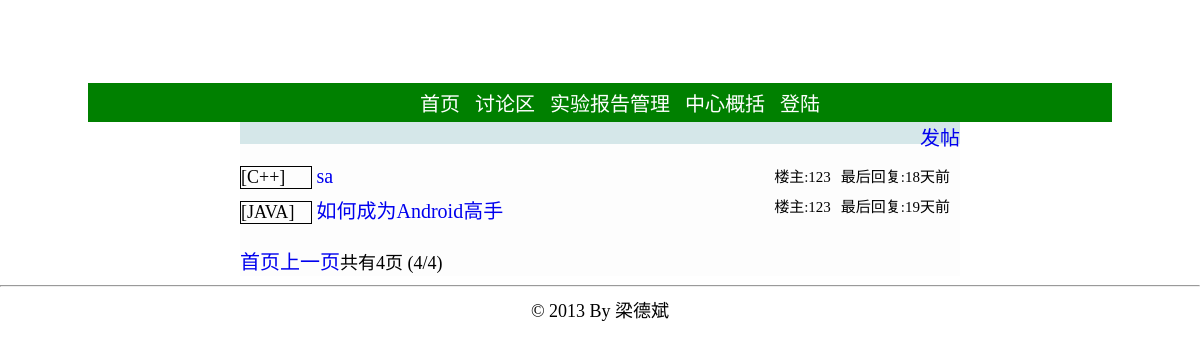
The page /bbs.php?page=4 on the database its author committed.
### tables this page shows
CREATE TABLE `topic` (
  `post_id` int(11) NOT NULL AUTO_INCREMENT,
  `sort` varchar(4) DEFAULT NULL,
  `title` varchar(80) NOT NULL,
  `author` varchar(12) DEFAULT NULL,
  `body` varchar(1000) NOT NULL,
  `post_time` datetime DEFAULT NULL,
  `last_floor` int(11) DEFAULT NULL,
  `last_reply_time` datetime DEFAULT NULL,
  `visible` tinyint(4) DEFAULT NULL,
  `enable_post` tinyint(4) DEFAULT NULL,
  `top` tinyint(4) DEFAULT NULL,
  PRIMARY KEY (`post_id`)
);

CREATE TABLE `sort` (
  `id` int(11) NOT NULL AUTO_INCREMENT,
  `name` varchar(10) DEFAULT NULL,
  PRIMARY KEY (`id`)
);

### bbs.php (the view, shortened to what this page needs)
<!DOCTYPE html PUBLIC "-//W3C//DTD XHTML 1.0 Transitional//EN" "http://www.w3.org/TR/xhtml1/DTD/xhtml1-transitional.dtd">
<html>
<head>
<link rel="stylesheet" type="text/css" href="./static/css/global.css"></link>
</head>
<?php
include './config.php';
$now = date ( "Y-m-d G:i:s" );
?>
<div style="background-image:url(./static/image/topback.jpg);width:1024px;height:80px;margin-left: auto; margin-right: auto;"></div>
<div class="sep3"></div>
<div class="nav">
	<ul class="nav_mid" >
		<li><a href="./index.php" class="font_white">首页</a></li>
		<li><a href="./bbs.php" class="font_white">讨论区</a></li>
		<li><a href="./report.php" class="font_white">实验报告管理</a></li>
			<li><a href="./about_center.php" class="font_white">中心概括</a></li>
			<?php
			if (! isset ( $_SESSION ['user'] ) || NULL == $_SESSION ['user']) {
				echo "<li><a href='./login.php' class='font_white'>登陆</a></li>";
			} else {
				echo "<li><a href='./login.php?action=logout' class='font_white'>退出</a></li>";
			}
			?>
		</ul>
</div>
<div id='topMain'>
<?php
if (isset ( $_REQUEST ['topic'] )) {
	echo "<span style='height:30px;'>";
	echo "<a href=./bbs.php style=''>首页</a>";
	echo "</span>";
	$post_id = $_REQUEST ['topic'];
	$queryStr = sprintf ( "select  *  from topic,sort where post_id='%s' and topic.sort=sort.id", $post_id );
	$result = mysql_query ( $queryStr, $conn ) or die ( "查询失败:" . mysql_error () );
	if ($rel = mysql_fetch_array ( $result )) {
		echo "<span>>{$rel['name']}</span><br />";
		echo "<span class=post_title>{$rel['title']}</span>";
		echo "<br /><span style='font-size:16px;'>By {$rel['author']}</span>";
		echo "<span style='margin-left:50px;'>发表时间:{$rel['post_time']}<span>";
		echo '<hr />';
		echo '<div class=sep10></div>';
		echo '<pre style="width:720px;">';
		echo htmlspecialchars(stripslashes($rel ['body']));
		echo '</pre>';
		echo '<hr />';
		$page_size = 10;
		$reply_page = isset ( $_REQUEST ['reply_page'] )?intval($_REQUEST ['reply_page']):1;
		$queryStr = sprintf ( "select  count(reply_id)  from reply where post_id='%s'", $post_id );
		$result2 = mysql_query ( $queryStr, $conn ) or die ( "查询失败:" . mysql_error () );
		$rel2 = mysql_fetch_array ( $result2 );
		$numrows = $rel2 [0];
		$reply_pages = intval ( $numrows / $page_size );
		if ($numrows % $page_size) {
			$reply_pages ++;
		}
		$prev = $reply_page - 1;
		$next = $reply_page + 1;
		$offset = $page_size * ($reply_page - 1);
		$queryStr = sprintf ( "select  *  from reply where post_id='%s'  order by floor asc limit %s,%s", $post_id, $offset, $page_size );
		$result3 = mysql_query ( $queryStr, $conn ) or die ( "查询失败:" . mysql_error () );
		if ($rel3 = mysql_fetch_array ( $result3 )) {
			do {
				echo '<div class=bg_color></div>';
				echo "<div class=author>";
				echo "<span >By {$rel3['author']}&nbsp&nbsp&nbsp&nbsp</span>";
				echo "<span >发表时间:{$rel3['reply_time']}&nbsp&nbsp&nbsp&nbsp<span>";
				echo "<span style='float:right;'>{$rel3['floor']}楼<span>";
				echo "</div>";
				echo "<pre>";
				echo htmlspecialchars(stripslashes($rel3['body']));
				echo "</pre>";
			} while ( $rel3 = mysql_fetch_array ( $result3 ) );
			echo '<br />';
			if ($reply_page > 1) {
				echo "<a href=./bbs.php?topic={$post_id}&reply_page=1>首页</a>";
				echo "<a href=./bbs.php?topic={$post_id}&reply_page={$prev}>上一页</a>";
			}
			if ($reply_page < $reply_pages) {
				echo "<a href=./bbs.php?topic={$post_id}&reply_page={$next}>下一页</a>";
				echo "<a href=./bbs.php?topic={$post_id}&reply_page={$reply_pages}>尾页</a>";
			}
			echo "共有{$reply_pages}页 ({$reply_page}/{$reply_pages})";
		} else {
		}
		echo '<div class=bg_color></div>';
		echo '<br />回复楼主<br />';
		echo "<form method='get' action='./bbs/post_deal.php'>";
		echo "<textarea name=reply_body cols=87 rows=5 style='width:720;height:80;'></textarea>";
		echo '<br />';
		echo "<input type=hidden name=action value=reply_post></input>";
		echo "<input type=hidden name=post_id value={$post_id}></input>";
		echo "<input class=button type=submit value=回帖></input>";
		echo '</form>';
	}
	else {
		echo '<br /><br />帖子不存在';
	}
}
else {
	echo "<span style='float:right;'><a href=./bbs/post.php?action=new_post>发帖</a></span>";
	echo "<div class=bg_color></div>";
	$page_size = 15;
	$page = isset ( $_REQUEST ['page'] )?intval($_REQUEST ['page']):1;
	$queryStr = sprintf ( "select  count(post_id)  from topic" );
	$result = mysql_query ( $queryStr, $conn ) or die ( "查询失败:" . mysql_error () );
	$rel = mysql_fetch_array ( $result );
	$numrows = $rel [0];
	$pages = intval ( $numrows / $page_size );
	if ($numrows % $page_size) {
		$pages ++;
	}
	$prev = $page - 1;
	$offset = $page_size * ($page - 1);
	$queryStr = sprintf ( "select  post_id,sort,title,author,post_time,last_reply_time,last_floor,name  from topic,sort where visible='0' and topic.sort=sort.id  order by last_reply_time desc limit %s,%s", $offset, $page_size );
	$result = mysql_query ( $queryStr, $conn ) or die ( "查询失败:" . mysql_error () );
	if ($rel = mysql_fetch_array ( $result )) {
		echo '<br />';
		do {
			echo "<div class=bbs_topic_list>";
			echo "<span class=bbs_topic_list_sort >[{$rel['name']}]</span>";
			echo "<span class='title' >&nbsp<a href=./bbs.php?topic={$rel['post_id']}>";
			echo mb_substr($rel['title'], 0,18,'utf-8');
            echo "</a></span>";
			echo "<span style='float:right;font-size:15px;margin-right:10px'>最后回复:";
            $last_reply =  strtotime($now)-strtotime($rel['last_reply_time']) ;
            if ($last_reply<60)
            {
            	echo $last_reply;
            	echo '秒前';
            }
            else if ($last_reply<3600)
            {
            	echo floor($last_reply/60);
            	echo '分钟前';
            }
            else if ($last_reply<86400)
            {
            	echo floor($last_reply/3600);
            	echo '小时前';
            }
            else
           {
            	echo floor($last_reply/86400);
            	echo '天前';
            }
            echo "</span>";
			echo "<span style='float:right;font-size:15px;margin-right:10px'>楼主:{$rel['author']}</span>";
			echo '</div>';
		} while ( $rel = mysql_fetch_array ( $result ) );
	} else {
		echo '暂时还没有帖子';
	}
	echo '<br />';
	echo "<div style='height:30px;'>";
	if ($page > 1) {
		echo "<a href=./bbs.php?page=1>首页</a>";
		echo "<a href=./bbs.php?page={$prev}>上一页</a>";
	}
	echo "共有{$pages}页 ({$page}/{$pages})";
	echo "</div>";
}
?>
</div>
<div style="clear: both; text-align: center;">
	<hr />
	© 2013 By 梁德斌
</div>
</html>

### static/css/global.css (style rules this page uses)
#topMain { width: 720px; height: 40px; text-align: left; margin-left: auto; margin-right: auto; margin-bottom: 0px; margin-top: 0px; height:auto; background-color:rgb(253,253,253); }
a { text-decoration:none; }
.sep3 { height: 3px; }
a { font-size:20px; }
.bg_color { height:22px; background-color:rgb(213, 231, 233); }
.nav { margin-left: auto; margin-right: auto; width: 1024px; text-align: center; background-color:green; }
ul { font-size:20px; list-style:none; }
ul.nav_mid { padding-top:5px; padding-bottom:5px; margin:0px; }
.nav_mid li { display:inline; height:inherit; margin:5px; }
.bbs_topic_list { min-height:30px; border-top:1px; border-bottom:1px; }
.bbs_topic_list_sort { display:inline-block; width:70px; border:1px; border-style:solid; }
.font_white { color:white; }

### rows shown on the page
topic: sort.name "C++", title "sa", floor($last_reply/86400) "18", author "123"
topic: sort.name "JAVA", title "如何成为Android高手", floor($last_reply/86400) "19", author "123"

### other values the page prints
$pages "4"
$page "4"
